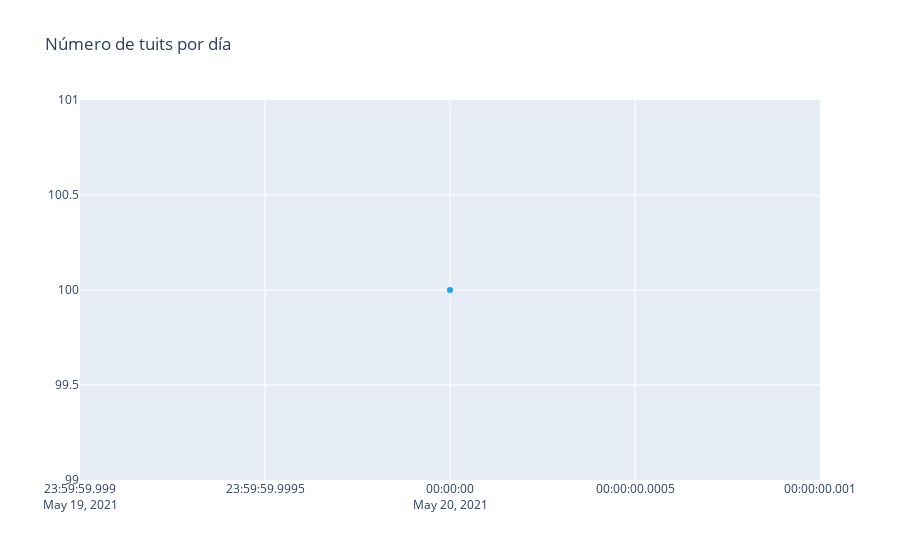

Write notebook code for a chart like this one.
### Code cell
trace = go.Scatter(x=temp.fecha.values,
                   y=temp.cnt.values,
                   text=[f"Fecha: {f}<br>Tuits: {c}" for f,c in zip(temp.fecha.values,temp.cnt.values)],
                   hoverinfo='text',
                   mode='lines+markers',
                   name='Días',
                   line={'color':'#1DA1F2'})

layout = go.Layout(title='Número de tuits por día')

fig = go.Figure(data=[trace], layout=layout)
iplot(fig)

### Figure 1 — Plotly figure (JSON) as saved in the notebook; plotly's stock layout.template omitted (floating-point values rounded to 4 significant figures)
{"data": [{"hoverinfo": "text", "line": {"color": "#1DA1F2"}, "mode": "lines+markers", "name": "Días", "text": ["Fecha: 2021-05-20<br>Tuits: 100"], "type": "scatter", "x": ["2021-05-20"], "y": [100]}], "layout": {"title": {"text": "Número de tuits por día"}}}
